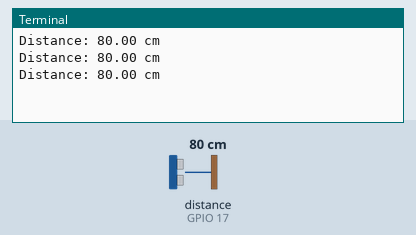
Recording of a program running on a simulated Raspberry Pi (BCM pin numbers). Parts: the last lines printed to the terminal. The test bench sets the inputs (shaded band); at power-on: distance to the obstacle (sensor on GPIO 17) 80 cm. The echo pulse lasts 58.3 µs per cm.

Above: at 1.2 s.
1.3 s: distance to the obstacle (sensor on GPIO 17) set to 2 cm
At 1.89 s:
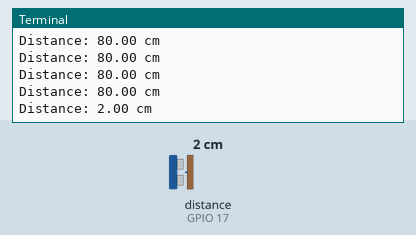
2.8 s: distance to the obstacle (sensor on GPIO 17) set to 4 cm
At 3.09 s:
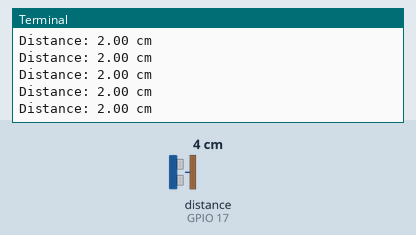
Timing chart, 0 to 5.8 s (numbered marks = the images above; inputs shaded):
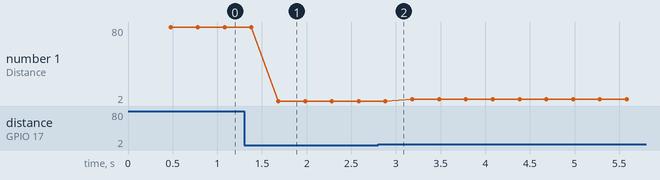

The program:

24.__________.py
```python
#!/usr/bin/env python
# coding: utf-8

# <center><img src="./image/CLBLOGO.jpg" alt="创乐博" style="width: 300px;"/></center>
#
# # 24.超声波传感器距离检测
#
# @－－－－湖南创乐博智能科技有限公司－－－－<br>
# @  文件名：24.超声波传感器距离检测.py <br>
# @  版本：V2.0 <br>
# @  author: zhulin<br>
# @  说明：超声波传感器距离检测
# 超声波传感器距离检测，通过GPIOZero库的超声波DistanceSensor库直接控制超声波传感器进行距离检测，从而打印在jupyter 界面上！！！！！！<br>

# ## 1.导入必要的库文件

# In[ ]:


from gpiozero import DistanceSensor
from time import sleep


# ## 2.定义超声波传感器管脚

# In[ ]:


makerobo_sensor = DistanceSensor(echo=17, trigger=18,max_distance=3, threshold_distance=0.2)


# ## 3.主程序

# In[ ]:


try:
    # 循环函数
    while True:
        dis = makerobo_sensor.distance * 100  # 测量距离值，并把m单位换成cm单位
        print('Distance: {:.2f} cm'.format(dis))  # 以两位小数精度打印距离
        sleep(0.3)  # 等待0.3秒再进行下一次测量

except KeyboardInterrupt:
    # 处理KeyboardInterrupt (Ctrl+C)以正常退出循环
    pass
```

Measured:
- after the input at 1.3 s, the terminal: prints a new line after 0.38 s (image 1)
- plotted number 1: 80 → 2 after the input at 1.3 s, 2 → 4 after the input at 2.8 s
